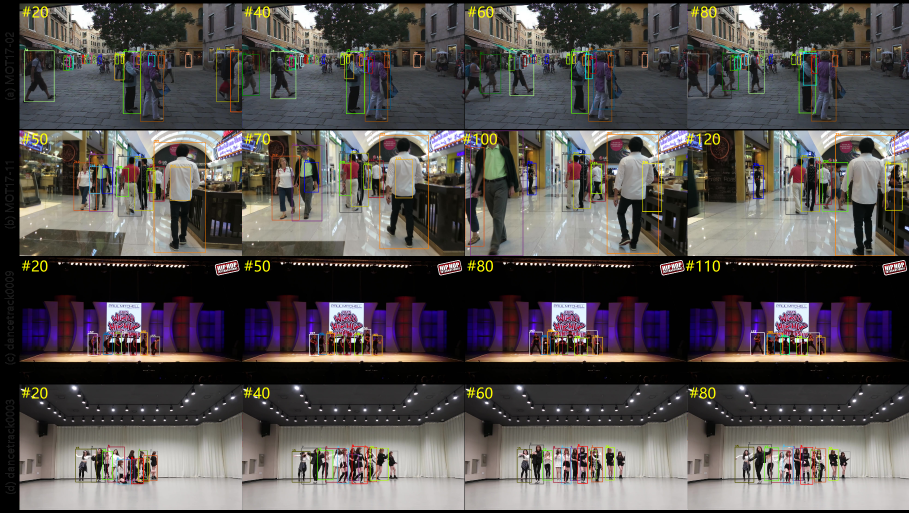
#> input picture pic/answer1.png, 1818 x 1025 px, given as the content of the folder ../pic/answer1.png, which was not available (shown at 1/2 size)
$ python txt2video.py ../pic/answer1.png
#> lines starting #> are read from the running program, lines starting #| are printed output that depends on the picture
import os
import sys
import json
import cv2
import glob as gb
import numpy as np


# [178 lines left out: functions colormap, txt2img, not called in this run]


def img2video(visual_path="visual_val_gt"):
#> called with visual_path = '../pic/answer1.png'
    print("Starting img2video")

    img_paths = gb.glob(visual_path + "/*.png")
    fps = 16
    size = (1920,1080)
    videowriter = cv2.VideoWriter(visual_path + "_video.avi",cv2.VideoWriter_fourcc('M','J','P','G'), fps, size)

    for img_path in sorted(img_paths):
        img = cv2.imread(img_path)
#> img is the input picture: shape (1025, 1818, 3); mean B, G, R 79.4, 80.7, 85.5
        img = cv2.resize(img, size)
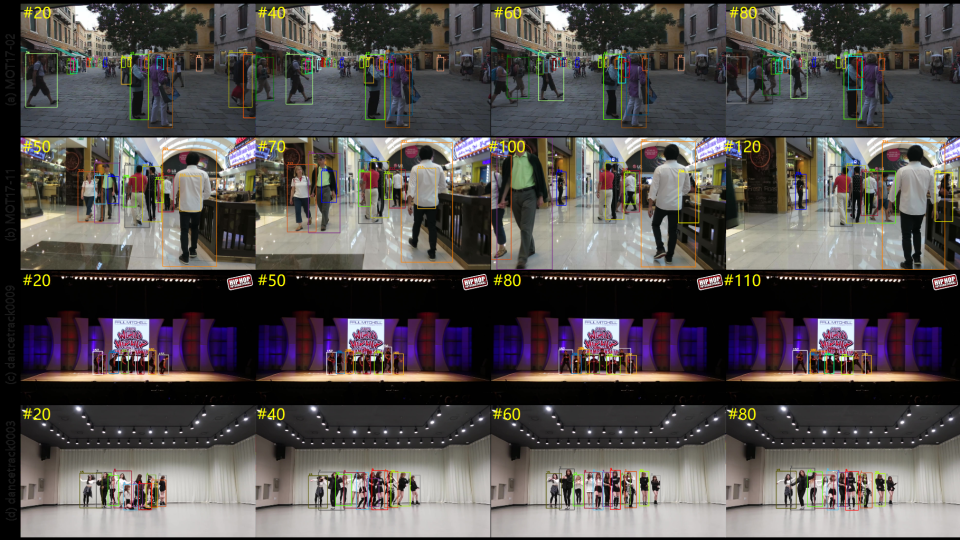
#> img: shape (1080, 1920, 3) (shown at 1/2 size); mean B, G, R 79.3, 80.6, 85.3
        videowriter.write(img)

    videowriter.release()
    print("img2video Done")


if __name__ == '__main__':
    visual_path="visual_test_predict"
    if len(sys.argv) > 1:
        visual_path =sys.argv[1]
    #txt2img(visual_path)
    img2video(visual_path)

$ run again, on pic/answer2.png
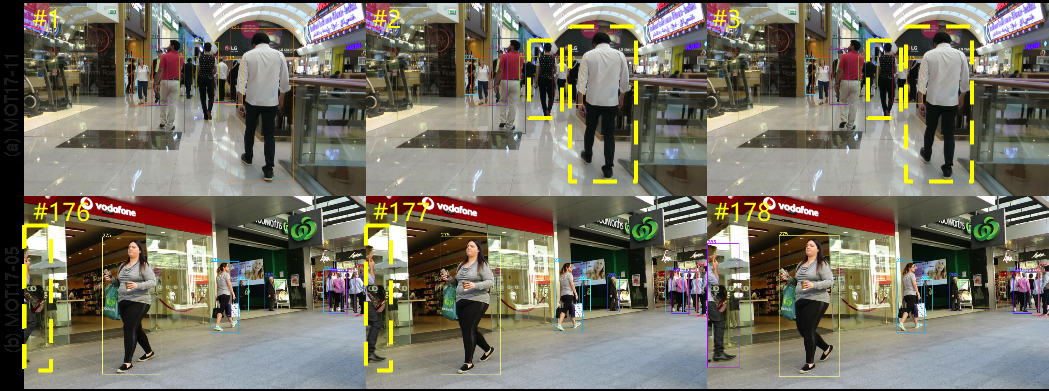
#> input picture pic/answer2.png, 1049 x 391 px, given as the content of the folder ../pic/answer2.png, which was not available
#> in img2video, img is the input picture: shape (391, 1049, 3); mean B, G, R 102.4, 115.6, 120.1
#> in img2video, `img = cv2.resize(img, size)`:
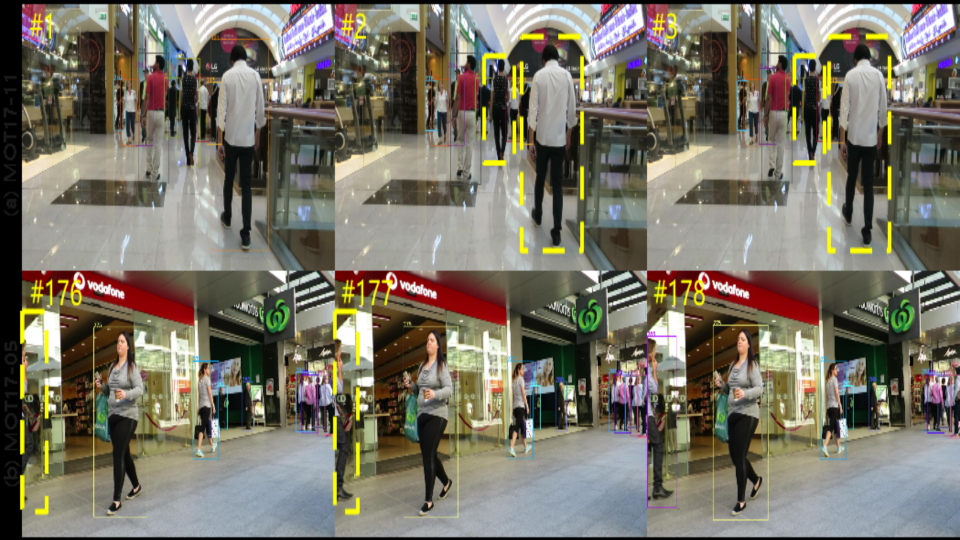
#> img: shape (1080, 1920, 3) (shown at 1/2 size); mean B, G, R 102.3, 115.4, 120
